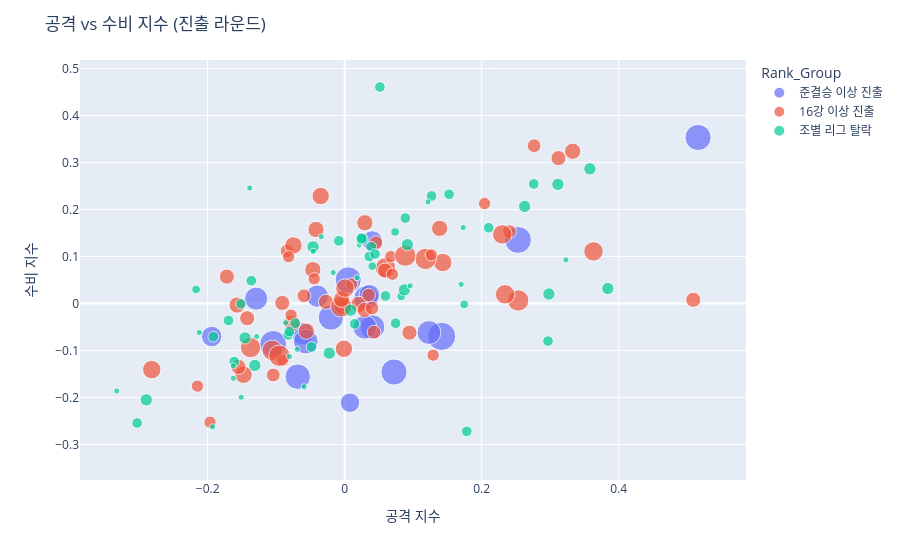

Here is the notebook cell this chart was saved with:
### Markdown cell above
#### 진출 라운드에 따른 공격/수비 지수 상관관계

### Code cell
def rank_group(rank):
    if rank <= 4:
        return "준결승 이상 진출"
    elif rank <= 16:
        return "16강 이상 진출"
    else:
        return "조별 리그 탈락"

df['Rank_Group'] = df['Wc_Rank'].apply(rank_group)

fig = px.scatter(
    df,
    x="ATK_INDEX",
    y="DEF_INDEX",
    color="Rank_Group",
    size="Wc_Point",    
    hover_data=["Year","Nation", "Wc_Rank", "Wc_Point"],
)

fig.update_layout(xaxis_title="공격 지수",yaxis_title="수비 지수",title="공격 vs 수비 지수 (진출 라운드)")
fig.show()

### Figure 1 — Plotly figure (JSON) as saved in the notebook; plotly's stock layout.template omitted (floating-point values rounded to 4 significant figures; data arrays with more than 128 entries replaced by an {"elided": "..."} marker saying what was removed)
{"data": [{"customdata": [[2002, "브라질", 1, 21], [2002, "독일", 2, 16], [2002, "터키", 3, 13], [2002, "대한민국", 4, 11], [2006, "이탈리아", 1, 17], [2006, "프랑스", 2, 15], [2006, "독일", 3, 16], [2006, "포르투갈", 4, 13], [2010, "스페인", 1, 18], [2010, "네덜란드", 2, 18], [2010, "독일", 3, 15], [2010, "우루과이", 4, 11], [2014, "독일", 1, 19], [2014, "아르헨티나", 2, 16], [2014, "네덜란드", 3, 17], [2014, "브라질", 4, 11], [2018, "프랑스", 1, 19], [2018, "크로아티아", 2, 14], [2018, "벨기에", 3, 18], [2018, "잉글랜드", 4, 10], [2022, "아르헨티나", 1, 14], [2022, "프랑스", 2, 16], [2022, "크로아티아", 3, 10], [2022, "모로코", 4, 11]], "hovertemplate": "Rank_Group=준결승 이상 진출<br>ATK_INDEX=%{x}<br>DEF_INDEX=%{y}<br>Wc_Point=%{customdata[3]}<br>Year=%{customdata[0]}<br>Nation=%{customdata[1]}<br>Wc_Rank=%{customdata[2]}<extra></extra>", "legendgroup": "준결승 이상 진출", "marker": {"color": "#636efa", "size": [21, 16, 13, 11, 17, 15, 16, 13, 18, 18, 15, 11, 19, 16, 17, 11, 19, 14, 18, 10, 14, 16, 10, 11], "sizemode": "area", "sizeref": 0.0525, "symbol": "circle"}, "mode": "markers", "name": "준결승 이상 진출", "orientation": "v", "showlegend": true, "type": "scatter", "x": [0.1415, 0.03144, -0.03994, 0.04025, -0.06855, 0.1229, 0.04053, -0.0612, 0.5159, 0.005176, 0.02955, -0.1942, 0.253, -0.0568, -0.02011, 0.0361, -0.1045, -0.1292, 0.072, 0.00775, NaN, NaN, NaN, NaN], "xaxis": "x", "y": [-0.07009, 0.01148, 0.01559, 0.133, -0.1558, -0.06196, -0.05018, -0.06433, 0.3532, 0.0502, -0.05058, -0.07044, 0.1352, -0.08125, -0.03, 0.01875, -0.08617, 0.01024, -0.1459, -0.2112, NaN, NaN, NaN, NaN], "yaxis": "y"}, {"customdata": {"elided": "72x4 mixed values"}, "hovertemplate": "Rank_Group=16강 이상 진출<br>ATK_INDEX=%{x}<br>DEF_INDEX=%{y}<br>Wc_Point=%{customdata[3]}<br>Year=%{customdata[0]}<br>Nation=%{customdata[1]}<br>Wc_Rank=%{customdata[2]}<extra></extra>", "legendgroup": "16강 이상 진출", "marker": {"color": "#EF553B", "size": [11, 8, 8, 7, 7, 7, 7, 6, 5, 5, 4, 4, 12, 11, 11, 7, 9, 8, 7, 6, 6, 5, 4, 4, 12, 10, 8, 6, 7, 6, 5, 5, 5, 4, 4, 4, 12, 12, 10, 9, 7, 7, 6, 6, 5, 4, 4, 4, 12, 10, 9, 8, 7, 6, 6, 6, 5, 5, 4, 4, 11, 10, 10, 9, 7, 6, 6, 6, 5, 5, 4, 4], "sizemode": "area", "sizeref": 0.0525, "symbol": "circle"}, "mode": "markers", "name": "16강 이상 진출", "orientation": "v", "showlegend": true, "type": "scatter", "x": [-0.1058, -0.001125, -0.1477, -0.07661, 0.02944, 0.02063, 0.3329, 0.09456, -0.08407, -0.05942, -0.1966, -0.07824, 0.2534, -0.1374, 0.05967, -0.04647, 0.1432, -0.035, -0.04183, -0.09111, -0.02733, 0.2406, 0.1291, 0.2042, 0.118, 0.2301, -0.002722, -0.155, -0.056, 0.059, -0.1042, 0.03488, 0.04567, 0.06739, 0.1265, -0.09033, -0.0954, -0.00505, 0.2342, -0.2816, 0.1387, -0.0045, 0.02912, -0.1423, 0.04288, -0.215, -0.04453, 0.0102, 0.0885, 0.3632, 0.0004, -0.07481, -0.157, 0.5089, -0.1721, 0.3121, 0.03982, 0.2765, -0.08178, 0.06958, NaN, NaN, NaN, NaN, NaN, NaN, NaN, NaN, NaN, NaN, NaN, NaN], "xaxis": "x", "y": [-0.09968, -0.09646, -0.1518, -0.04167, 0.1717, -0.002188, 0.3239, -0.06219, 0.1119, 0.01632, -0.2527, -0.0248, 0.006275, -0.09373, 0.07565, 0.07196, 0.08705, 0.2286, 0.1574, 0.001053, 0.003426, 0.1529, -0.1101, 0.2126, 0.09474, 0.1469, -0.005648, -0.1351, -0.05893, 0.06991, -0.1523, 0.01765, 0.1291, 0.09963, 0.1034, -0.1211, -0.1113, -0.006167, 0.01935, -0.1408, 0.1598, 0.008958, -0.01392, -0.03148, -0.06108, -0.176, 0.05235, 0.04144, 0.1017, 0.1108, 0.03256, 0.1234, -0.003426, 0.007745, 0.05706, 0.3093, -0.009706, 0.3356, 0.09954, 0.06219, NaN, NaN, NaN, NaN, NaN, NaN, NaN, NaN, NaN, NaN, NaN, NaN], "yaxis": "y"}, {"customdata": {"elided": "96x4 mixed values"}, "hovertemplate": "Rank_Group=조별 리그 탈락<br>ATK_INDEX=%{x}<br>DEF_INDEX=%{y}<br>Wc_Point=%{customdata[3]}<br>Year=%{customdata[0]}<br>Nation=%{customdata[1]}<br>Wc_Rank=%{customdata[2]}<extra></extra>", "legendgroup": "조별 리그 탈락", "marker": {"color": "#00cc96", "size": [4, 4, 4, 4, 3, 3, 3, 3, 3, 2, 1, 1, 1, 0, 0, 0, 4, 3, 3, 3, 3, 2, 2, 1, 1, 1, 1, 1, 1, 0, 0, 0, 4, 4, 4, 4, 4, 3, 3, 3, 3, 2, 1, 1, 1, 1, 0, 0, 4, 4, 3, 3, 3, 3, 3, 2, 1, 1, 1, 1, 1, 0, 0, 0, 4, 4, 3, 3, 3, 3, 3, 3, 3, 3, 1, 1, 1, 1, 0, 0, 4, 4, 4, 4, 4, 4, 4, 3, 3, 3, 3, 1, 1, 1, 0, 0], "sizemode": "area", "sizeref": 0.0525, "symbol": "circle"}, "mode": "markers", "name": "조별 리그 탈락", "orientation": "v", "showlegend": true, "type": "scatter", "x": [0.2628, 0.3112, 0.2981, 0.358, 0.1524, 0.1268, -0.08256, 0.05136, -0.303, 0.08247, -0.1624, 0.323, -0.1929, -0.2347, -0.2481, -0.1845, 0.008706, 0.03875, 0.1783, 0.036, -0.008533, 0.1745, -0.2169, -0.1386, -0.06935, 0.018, -0.2122, 0.02137, -0.1511, -0.1146, -0.05118, -0.1904, 0.3841, 0.09154, 0.02521, -0.1454, -0.02247, -0.1363, 0.07435, -0.08068, -0.1613, 0.04037, -0.1626, -0.03413, -0.01672, -0.3327, 0.04279, -0.03238, -0.04621, 0.08712, 0.08856, 0.05965, 0.276, -0.1695, 0.01455, 0.07362, 0.1701, -0.0592, 0.1217, -0.08631, 0.173, -0.03765, -0.2127, -0.1692, -0.1311, -0.2896, -0.1514, 0.02467, 0.0444, 0.2969, 0.2102, -0.04828, -0.1917, -0.07221, -0.04594, -0.08073, -0.1284, 0.0956, -0.08981, -0.305, NaN, NaN, NaN, NaN, NaN, NaN, NaN, NaN, NaN, NaN, NaN, NaN, NaN, NaN, NaN, NaN], "xaxis": "x", "y": [0.2064, 0.2534, 0.02011, 0.2865, 0.2322, 0.2288, -0.06704, 0.4607, -0.2546, 0.0151, -0.1591, 0.09275, -0.2626, -0.06241, -0.2727, -0.2293, -0.01431, 0.121, -0.2723, 0.1, 0.1332, -0.002, 0.02969, 0.2458, -0.09755, 0.05461, -0.06187, 0.1243, -0.1997, -0.109, -0.02461, -0.3247, 0.03178, 0.125, 0.1369, -0.07352, -0.1058, 0.04846, -0.04206, -0.05974, -0.1239, 0.07956, -0.133, 0.142, 0.06574, -0.1863, -0.06535, -0.1814, 0.1204, 0.02902, 0.1817, 0.016, 0.2544, -0.03625, -0.04348, 0.1522, 0.04059, -0.1773, 0.2162, -0.04103, 0.1616, -0.1213, -0.005196, -0.2683, -0.132, -0.2051, -0.0008824, 0.1386, 0.1052, -0.08008, 0.1611, -0.09269, -0.07083, -0.04193, 0.1108, -0.1129, -0.07031, 0.03756, 0.0649, -0.3064, NaN, NaN, NaN, NaN, NaN, NaN, NaN, NaN, NaN, NaN, NaN, NaN, NaN, NaN, NaN, NaN], "yaxis": "y"}], "layout": {"legend": {"itemsizing": "constant", "title": {"text": "Rank_Group"}, "tracegroupgap": 0}, "margin": {"t": 60}, "title": {"text": "공격 vs 수비 지수 (진출 라운드)"}, "xaxis": {"anchor": "y", "domain": [0, 1], "title": {"text": "공격 지수"}}, "yaxis": {"anchor": "x", "domain": [0, 1], "title": {"text": "수비 지수"}}}}
